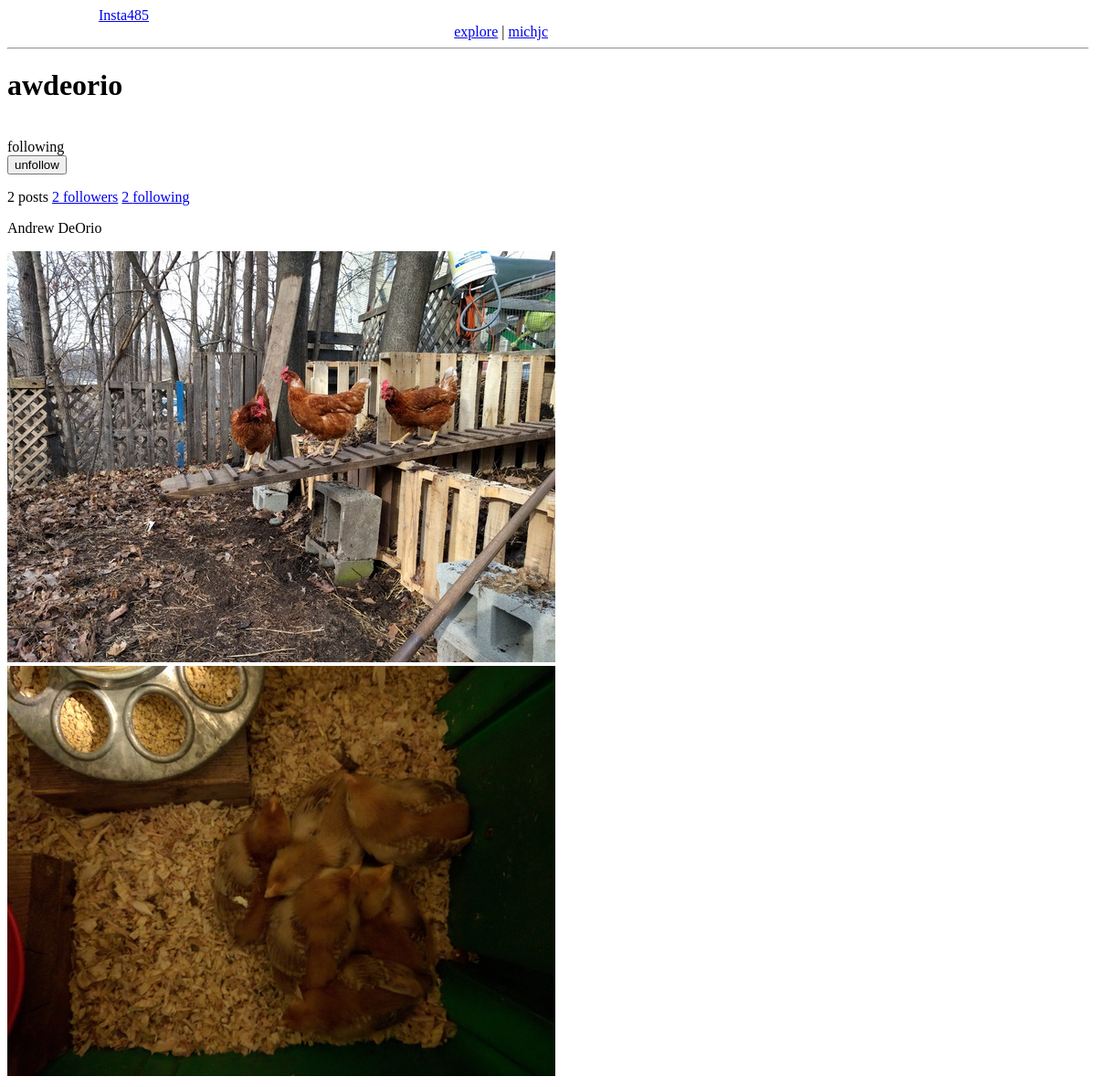
The app's page /users/awdeorio/ (signed in) with its own data.
### tables this page shows
CREATE TABLE following(
  username1 VARCHAR(20) NOT NULL,
  username2 VARCHAR(20) NOT NULL,
  created DATETIME DEFAULT CURRENT_TIMESTAMP,
  PRIMARY KEY(username1, username2),
  FOREIGN KEY(username1) REFERENCES users(username) ON DELETE CASCADE
  FOREIGN KEY(username2) REFERENCES users(username) ON DELETE CASCADE
);

CREATE TABLE users(
  username VARCHAR(20) NOT NULL,
  fullname VARCHAR(40) NOT NULL,
  email VARCHAR(40) NOT NULL,
  filename VARCHAR(40) NOT NULL,
  password VARCHAR(40) NOT NULL,
  created DATETIME DEFAULT CURRENT_TIMESTAMP,
  PRIMARY KEY(username)
);

CREATE TABLE posts(
  postid INTEGER PRIMARY KEY AUTOINCREMENT,
  filename VARCHAR(64) NOT NULL,
  owner VARCHAR(20) NOT NULL,
  created DATETIME DEFAULT CURRENT_TIMESTAMP,
  FOREIGN KEY(owner) REFERENCES users(username) ON DELETE CASCADE
);

### insta485/views/index.py (the view)
@insta485.app.route('/users/<user_url_slug>/')
def show_user_url(user_url_slug):
    username = user_url_slug
    if "username" in flask.session:
        logname = flask.session["username"]
    else:
        return flask.redirect("/accounts/login/")
    connection = insta485.model.get_db()
    context = {"logname": logname, "username": username}
    cur = connection.execute(
        "SELECT username1 "
        "FROM following "
        "WHERE username1 == ? and username2 == ? ",
        (logname, username, )
    )
    logname_follows_username = cur.fetchall()
    context["logname_follows_username"] = len(logname_follows_username) != 0
    cur = connection.execute(
        "SELECT fullname "
        "FROM users "
        "WHERE username == ?",
        (username, )
    )
    name = cur.fetchall()
    context["fullname"] = name[0]["fullname"]
    cur = connection.execute(
        "SELECT COUNT(*) AS following "
        "FROM following "
        "WHERE username1 == ?",
        (username, )
    )
    name = cur.fetchall()
    context["following"] = name[0]["following"]
    cur = connection.execute(
        "SELECT COUNT(*) AS followers "
        "FROM following "
        "WHERE username2 == ? ",
        (username, )
    )
    name = cur.fetchall()
    context["followers"] = name[0]["followers"]
    cur = connection.execute(
        "SELECT postid, filename AS img_url "
        "FROM posts "
        "WHERE owner == ? "
        "ORDER BY postid ASC ",
        (username, )
    )
    posts = cur.fetchall()
    context["total_posts"] = len(posts)
    context["posts"] = posts
    return flask.render_template("user.html", **context)

### insta485/model.py (called while the page is built)
def dict_factory(cursor, row):
    return {col[0]: row[idx] for idx, col in enumerate(cursor.description)}

def get_db():
    if 'sqlite_db' not in flask.g:
        db_filename = insta485.app.config['DATABASE_FILENAME']
        flask.g.sqlite_db = sqlite3.connect(str(db_filename))
        flask.g.sqlite_db.row_factory = dict_factory
        flask.g.sqlite_db.execute("PRAGMA foreign_keys = ON")
    return flask.g.sqlite_db

### insta485/templates/user.html (shortened to what this page needs)
<!DOCTYPE html>
<html lang="en">
<head>
</head>
<body>
    <div class="logo">
        <a href="/">Insta485</a>
    </div>
    <div class="topright">
        <a href="/explore/">explore</a>
        <a> | </a>
        <a href="/users/{{ logname }}/">{{ logname }}</a>
    </div>
    <hr>
    <h1>{{ username }}</h1>
    <br>
    {% if logname != username %}
    {% if logname_follows_username %}
    following<br>
    <form action="/following/?target=/users/{{ username }}/" method="post" enctype="multipart/form-data">
        <input type="submit" name="unfollow" value="unfollow"/>
    </form>
    {% endif %}
    {% else %}
    <a href="/accounts/edit/">Edit profile</a>
    <br>
    <form action="/accounts/logout/" method="post" enctype="multipart/form-data">
        <input type="submit" name="logout" value="Logout"/>
    </form>
    {% endif %}
    <p>
        {% if total_posts == 1%}
        {{ total_posts }} post
        {% else %}
        {{ total_posts }} posts
        {% endif %}
        {% if followers == 1%}
        <a href="/users/{{ username }}/followers/">{{ followers }} follower</a>
        {% else %}
        <a href="/users/{{ username }}/followers/">{{ followers }} followers</a>
        {% endif %}
        <a href="/users/{{ username }}/following/">{{ following }} following</a>
    </p>
    <p>{{ fullname }}</p>
    {% for post in posts %}
    <a href="/posts/{{ post["postid"] }}/"><img src="/uploads/{{ post["img_url"] }}" alt="{{ post["img_url"] }}"></a>
    {% endfor %}
</body>
</html>

### insta485/templates/user.html (style rules this page uses)
.logo { color: black; text-align: left; margin-left: 100px; width: 50%; display: inline-block; }
.topright { color: black; text-align: right; margin-right: 100px; width: 50%; display: inline-block; }

### records on screen
following: username1 "michjc"
users: fullname "Andrew DeOrio"
posts: img_url (picture)
posts: img_url (picture)

### other values on screen
{{ username }} "awdeorio"
{{ total_posts }} "2"
{{ followers }} "2"
{{ following }} "2"
